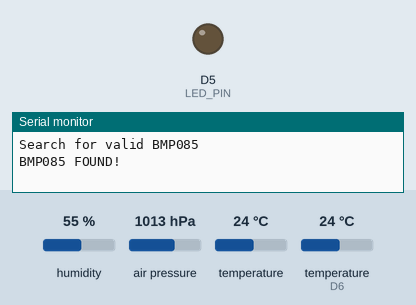
Bench run of a sketch on a simulated ESP8266 (NodeMCU). Shown: output pins drawn as LEDs (lit = HIGH), the last lines printed to the serial monitor. The test bench sets the inputs (shaded band); at power-on: humidity 55 %, air pressure 1013 hPa, temperature 24 °C, temperature (sensor on D6) 24 °C.

Above: at 0.45 s.
At 6.18 s:
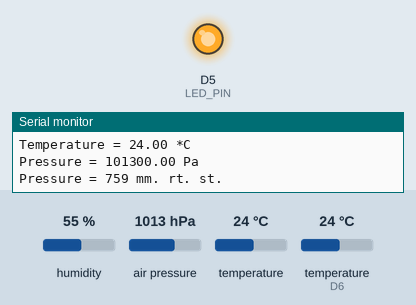
Timing chart, 0 to 7.4 s (numbered marks = the images above):
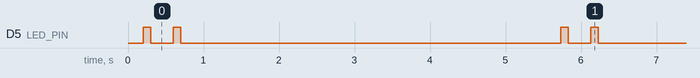

The sketch:

bmp085_and_dht11.ino
```cpp
/*
 ESP8266 + BMP085
*/
#include <Wire.h>
#include <Adafruit_BMP085.h>
#include "DHT.h"

#define LED_PIN D5

#define DHT_PIN D6
#define DHT_TYPE DHT11

Adafruit_BMP085 bmp;
DHT dht(DHT_PIN, DHT_TYPE);

void setup() {
  pinMode(LED_PIN, OUTPUT);

  Serial.begin(115200);
  delay(200);

  dht.begin();

  Serial.print("Search for valid BMP085");

  while (!bmp.begin(BMP085_HIGHRES)) {
    Serial.print(".");
    delay(100);
  }

  Serial.println();
  Serial.println("BMP085 FOUND!");
}

void readDHT() {
  float humidity = dht.readHumidity();
  float temperature = dht.readTemperature();

  Serial.println("DHT11");

  Serial.print("Temperature = ");
  Serial.print(temperature);
  Serial.println(" *C");

  Serial.print("Humidity = ");
  Serial.print(humidity);
  Serial.println(" %");
}

void readBMP() {
  float temperature = bmp.readTemperature();
  float pressurePa = bmp.readPressure();
  int pressureMM = (int)(bmp.readPressure() * 0.0075006);

  Serial.println("BMP180");

  Serial.print("Temperature = ");
  Serial.print(temperature);
  Serial.println(" *C");

  Serial.print("Pressure = ");
  Serial.print(pressurePa);
  Serial.println(" Pa");

  Serial.print("Pressure = ");
  Serial.print(pressureMM);
  Serial.println(" mm. rt. st.");

}

void flash() {
  digitalWrite(LED_PIN, HIGH);
  delay(100);
  digitalWrite(LED_PIN, LOW);
  delay(300);
  digitalWrite(LED_PIN, HIGH);
  delay(100);
  digitalWrite(LED_PIN, LOW);
}

void loop() {
  flash();
  readDHT();
  readBMP();

  Serial.println();
  delay(5000);
}
```

Measured:
- by itself, D5 (LED_PIN): repeats every 5.5 s: LOW 0.30 s, HIGH 0.10 s, LOW 5.0 s, HIGH 0.10 s
- by itself, everything shown: repeats every 5.5 s, in 4 steps
